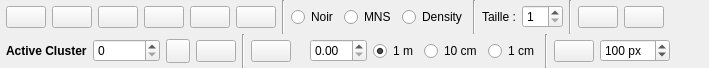
<?xml version="1.0" encoding="UTF-8"?>
<ui version="4.0">
 <class>ONF_ActionSegmentGapsOptions</class>
 <widget class="QWidget" name="ONF_ActionSegmentGapsOptions">
  <property name="geometry">
   <rect>
    <x>0</x>
    <y>0</y>
    <width>709</width>
    <height>68</height>
   </rect>
  </property>
  <property name="windowTitle">
   <string>Form</string>
  </property>
  <layout class="QHBoxLayout" name="horizontalLayout">
   <property name="leftMargin">
    <number>0</number>
   </property>
   <property name="topMargin">
    <number>0</number>
   </property>
   <property name="rightMargin">
    <number>0</number>
   </property>
   <property name="bottomMargin">
    <number>0</number>
   </property>
   <item>
    <widget class="QWidget" name="wd_toolbar" native="true">
     <layout class="QVBoxLayout" name="verticalLayout">
      <property name="spacing">
       <number>0</number>
      </property>
      <property name="leftMargin">
       <number>0</number>
      </property>
      <property name="topMargin">
       <number>0</number>
      </property>
      <property name="rightMargin">
       <number>0</number>
      </property>
      <property name="bottomMargin">
       <number>0</number>
      </property>
      <item>
       <widget class="QWidget" name="wd_main" native="true">
        <layout class="QHBoxLayout" name="horizontalLayout_2">
         <property name="spacing">
          <number>6</number>
         </property>
         <property name="leftMargin">
          <number>6</number>
         </property>
         <property name="topMargin">
          <number>0</number>
         </property>
         <property name="rightMargin">
          <number>0</number>
         </property>
         <property name="bottomMargin">
          <number>0</number>
         </property>
         <item>
          <widget class="QPushButton" name="pb_pickup">
           <property name="text">
            <string/>
           </property>
           <property name="icon">
            <iconset>
             <normaloff>:/icons/pipette.png</normaloff>:/icons/pipette.png</iconset>
           </property>
           <property name="iconSize">
            <size>
             <width>24</width>
             <height>24</height>
            </size>
           </property>
           <property name="checkable">
            <bool>true</bool>
           </property>
           <attribute name="buttonGroup">
            <string notr="true">bg_mode</string>
           </attribute>
          </widget>
         </item>
         <item>
          <widget class="QPushButton" name="pb_drawLimit">
           <property name="text">
            <string/>
           </property>
           <property name="icon">
            <iconset>
             <normaloff>:/icons/limits.png</normaloff>:/icons/limits.png</iconset>
           </property>
           <property name="iconSize">
            <size>
             <width>24</width>
             <height>24</height>
            </size>
           </property>
           <property name="checkable">
            <bool>true</bool>
           </property>
           <attribute name="buttonGroup">
            <string notr="true">bg_mode</string>
           </attribute>
          </widget>
         </item>
         <item>
          <widget class="QPushButton" name="pb_fill">
           <property name="text">
            <string/>
           </property>
           <property name="icon">
            <iconset>
             <normaloff>:/icons/fill.png</normaloff>:/icons/fill.png</iconset>
           </property>
           <property name="iconSize">
            <size>
             <width>24</width>
             <height>24</height>
            </size>
           </property>
           <property name="checkable">
            <bool>true</bool>
           </property>
           <attribute name="buttonGroup">
            <string notr="true">bg_mode</string>
           </attribute>
          </widget>
         </item>
         <item>
          <widget class="QPushButton" name="pb_fillMode">
           <property name="text">
            <string/>
           </property>
           <property name="icon">
            <iconset>
             <normaloff>:/icons/fillMode_std.png</normaloff>
             <normalon>:/icons/fillMode_full.png</normalon>:/icons/fillMode_std.png</iconset>
           </property>
           <property name="iconSize">
            <size>
             <width>24</width>
             <height>24</height>
            </size>
           </property>
           <property name="checkable">
            <bool>true</bool>
           </property>
           <property name="checked">
            <bool>false</bool>
           </property>
          </widget>
         </item>
         <item>
          <widget class="QPushButton" name="pb_freemove">
           <property name="toolTip">
            <string>Switch in &quot;free move&quot; mode (shortcut : f)</string>
           </property>
           <property name="text">
            <string/>
           </property>
           <property name="icon">
            <iconset>
             <normaloff>:/icons/move.png</normaloff>:/icons/move.png</iconset>
           </property>
           <property name="iconSize">
            <size>
             <width>24</width>
             <height>24</height>
            </size>
           </property>
           <property name="checkable">
            <bool>true</bool>
           </property>
           <property name="checked">
            <bool>false</bool>
           </property>
           <attribute name="buttonGroup">
            <string notr="true">bg_mode</string>
           </attribute>
          </widget>
         </item>
         <item>
          <widget class="QPushButton" name="pb_centerOnCell">
           <property name="text">
            <string/>
           </property>
           <property name="icon">
            <iconset>
             <normaloff>:/icons/center_on_cell.png</normaloff>:/icons/center_on_cell.png</iconset>
           </property>
           <property name="iconSize">
            <size>
             <width>24</width>
             <height>24</height>
            </size>
           </property>
           <property name="checkable">
            <bool>true</bool>
           </property>
           <attribute name="buttonGroup">
            <string notr="true">bg_mode</string>
           </attribute>
          </widget>
         </item>
         <item>
          <widget class="Line" name="line_2">
           <property name="orientation">
            <enum>Qt::Vertical</enum>
           </property>
          </widget>
         </item>
         <item>
          <widget class="QRadioButton" name="rb_clusters">
           <property name="text">
            <string>Noir</string>
           </property>
           <attribute name="buttonGroup">
            <string notr="true">bg_gridChoice</string>
           </attribute>
          </widget>
         </item>
         <item>
          <widget class="QRadioButton" name="rb_mns">
           <property name="text">
            <string>MNS</string>
           </property>
           <attribute name="buttonGroup">
            <string notr="true">bg_gridChoice</string>
           </attribute>
          </widget>
         </item>
         <item>
          <widget class="QRadioButton" name="rb_density">
           <property name="text">
            <string>Density</string>
           </property>
           <attribute name="buttonGroup">
            <string notr="true">bg_gridChoice</string>
           </attribute>
          </widget>
         </item>
         <item>
          <widget class="Line" name="line">
           <property name="orientation">
            <enum>Qt::Vertical</enum>
           </property>
          </widget>
         </item>
         <item>
          <widget class="QLabel" name="lb_pencilSize">
           <property name="text">
            <string>Taille :</string>
           </property>
          </widget>
         </item>
         <item>
          <widget class="QSpinBox" name="sb_pencilSize">
           <property name="minimum">
            <number>1</number>
           </property>
          </widget>
         </item>
         <item>
          <widget class="Line" name="line_4">
           <property name="orientation">
            <enum>Qt::Vertical</enum>
           </property>
          </widget>
         </item>
         <item>
          <widget class="QPushButton" name="pb_undo">
           <property name="text">
            <string/>
           </property>
           <property name="icon">
            <iconset>
             <normaloff>:/icons/undo.png</normaloff>:/icons/undo.png</iconset>
           </property>
           <property name="iconSize">
            <size>
             <width>24</width>
             <height>24</height>
            </size>
           </property>
          </widget>
         </item>
         <item>
          <widget class="QPushButton" name="pb_redo">
           <property name="text">
            <string/>
           </property>
           <property name="icon">
            <iconset>
             <normaloff>:/icons/redo.png</normaloff>:/icons/redo.png</iconset>
           </property>
           <property name="iconSize">
            <size>
             <width>24</width>
             <height>24</height>
            </size>
           </property>
          </widget>
         </item>
         <item>
          <spacer name="horizontalSpacer_2">
           <property name="orientation">
            <enum>Qt::Horizontal</enum>
           </property>
           <property name="sizeHint" stdset="0">
            <size>
             <width>40</width>
             <height>20</height>
            </size>
           </property>
          </spacer>
         </item>
        </layout>
       </widget>
      </item>
      <item>
       <widget class="QWidget" name="wd_2D" native="true">
        <layout class="QHBoxLayout" name="horizontalLayout_3">
         <property name="spacing">
          <number>6</number>
         </property>
         <property name="leftMargin">
          <number>6</number>
         </property>
         <property name="topMargin">
          <number>0</number>
         </property>
         <property name="rightMargin">
          <number>0</number>
         </property>
         <property name="bottomMargin">
          <number>0</number>
         </property>
         <item>
          <widget class="QLabel" name="lb_activeCluster">
           <property name="font">
            <font>
             <weight>75</weight>
             <bold>true</bold>
            </font>
           </property>
           <property name="text">
            <string>Active Cluster</string>
           </property>
          </widget>
         </item>
         <item>
          <widget class="QSpinBox" name="sb_activeCluster">
           <property name="maximum">
            <number>999999999</number>
           </property>
          </widget>
         </item>
         <item>
          <widget class="QPushButton" name="pb_activeClusterColor">
           <property name="minimumSize">
            <size>
             <width>24</width>
             <height>24</height>
            </size>
           </property>
           <property name="maximumSize">
            <size>
             <width>24</width>
             <height>24</height>
            </size>
           </property>
           <property name="text">
            <string/>
           </property>
           <property name="icon">
            <iconset>
             <normaloff>:/icons/border.png</normaloff>
             <normalon>:/icons/red.png</normalon>:/icons/border.png</iconset>
           </property>
           <property name="iconSize">
            <size>
             <width>24</width>
             <height>24</height>
            </size>
           </property>
           <property name="checkable">
            <bool>true</bool>
           </property>
           <property name="checked">
            <bool>false</bool>
           </property>
          </widget>
         </item>
         <item>
          <widget class="QPushButton" name="pb_addCluster">
           <property name="text">
            <string/>
           </property>
           <property name="icon">
            <iconset>
             <normaloff>:/icons/plus.png</normaloff>:/icons/plus.png</iconset>
           </property>
           <property name="iconSize">
            <size>
             <width>20</width>
             <height>20</height>
            </size>
           </property>
           <property name="checkable">
            <bool>true</bool>
           </property>
           <attribute name="buttonGroup">
            <string notr="true">bg_mode</string>
           </attribute>
          </widget>
         </item>
         <item>
          <widget class="Line" name="line_3">
           <property name="orientation">
            <enum>Qt::Vertical</enum>
           </property>
          </widget>
         </item>
         <item>
          <widget class="QPushButton" name="pb_showClusters">
           <property name="toolTip">
            <string>Only shows selected cells</string>
           </property>
           <property name="text">
            <string/>
           </property>
           <property name="icon">
            <iconset>
             <normaloff>:/icons/show_all.png</normaloff>
             <normalon>:/icons/show_selected.png</normalon>:/icons/show_all.png</iconset>
           </property>
           <property name="iconSize">
            <size>
             <width>24</width>
             <height>24</height>
            </size>
           </property>
           <property name="checkable">
            <bool>true</bool>
           </property>
          </widget>
         </item>
         <item>
          <widget class="QLabel" name="lb_height">
           <property name="toolTip">
            <string>CRTL Mousewheel</string>
           </property>
           <property name="text">
            <string/>
           </property>
           <property name="pixmap">
            <pixmap>:/icons/level.png</pixmap>
           </property>
          </widget>
         </item>
         <item>
          <widget class="QDoubleSpinBox" name="dsb_height"/>
         </item>
         <item>
          <widget class="QRadioButton" name="rb_m">
           <property name="text">
            <string>1 m</string>
           </property>
           <property name="checked">
            <bool>true</bool>
           </property>
           <attribute name="buttonGroup">
            <string notr="true">bg_singleStep</string>
           </attribute>
          </widget>
         </item>
         <item>
          <widget class="QRadioButton" name="rb_dm">
           <property name="text">
            <string>10 cm</string>
           </property>
           <attribute name="buttonGroup">
            <string notr="true">bg_singleStep</string>
           </attribute>
          </widget>
         </item>
         <item>
          <widget class="QRadioButton" name="rb_cm">
           <property name="text">
            <string>1 cm</string>
           </property>
           <attribute name="buttonGroup">
            <string notr="true">bg_singleStep</string>
           </attribute>
          </widget>
         </item>
         <item>
          <widget class="Line" name="line_5">
           <property name="orientation">
            <enum>Qt::Vertical</enum>
           </property>
          </widget>
         </item>
         <item>
          <widget class="QPushButton" name="pb_merge">
           <property name="text">
            <string/>
           </property>
           <property name="icon">
            <iconset>
             <normaloff>:/icons/merge.png</normaloff>:/icons/merge.png</iconset>
           </property>
           <property name="iconSize">
            <size>
             <width>24</width>
             <height>24</height>
            </size>
           </property>
          </widget>
         </item>
         <item>
          <widget class="QSpinBox" name="sb_merge">
           <property name="suffix">
            <string> px</string>
           </property>
           <property name="minimum">
            <number>1</number>
           </property>
           <property name="maximum">
            <number>9999</number>
           </property>
           <property name="value">
            <number>100</number>
           </property>
          </widget>
         </item>
         <item>
          <spacer name="horizontalSpacer_3">
           <property name="orientation">
            <enum>Qt::Horizontal</enum>
           </property>
           <property name="sizeHint" stdset="0">
            <size>
             <width>40</width>
             <height>20</height>
            </size>
           </property>
          </spacer>
         </item>
        </layout>
       </widget>
      </item>
     </layout>
    </widget>
   </item>
  </layout>
 </widget>
 <resources/>
 <connections/>
 <buttongroups>
  <buttongroup name="bg_mode"/>
  <buttongroup name="bg_gridChoice"/>
  <buttongroup name="bg_singleStep"/>
 </buttongroups>
</ui>
